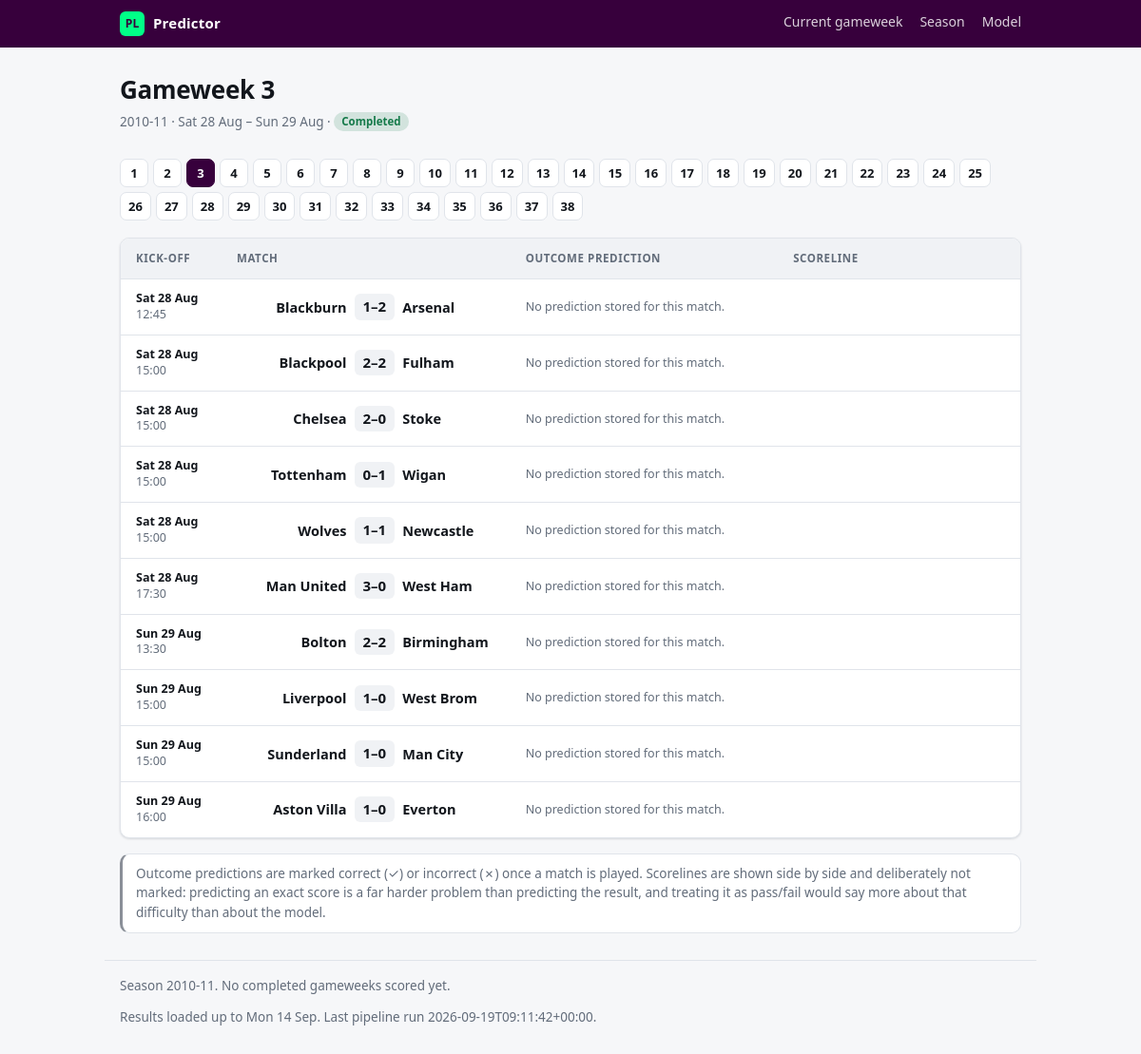
Screenshot of /season/2010-11/gameweek/3 with the database file from the repository.
### tables this page shows
CREATE TABLE matches (
    match_id      TEXT PRIMARY KEY,
    season        TEXT NOT NULL,
    competition   TEXT NOT NULL,
    matchday      INTEGER,
    match_date    TEXT,
    kickoff       TEXT,
    home_team     TEXT NOT NULL,
    away_team     TEXT NOT NULL,
    home_goals    INTEGER,
    away_goals    INTEGER,
    result        TEXT,
    status        TEXT NOT NULL,
    updated_at    TEXT NOT NULL
);

### plpredict/web/app.py (the view)
    @app.route("/season/<season>/gameweek/<int:matchday>")
    def gameweek(season: str, matchday: int):
        with _connection() as conn:
            data = queries.gameweek(conn, season, matchday)
            if not data["matches"]:
                abort(404)
            weeks = queries.season_gameweeks(conn, season)
            return render_template(
                "gameweek.html",
                data=data,
                weeks=weeks,
                season=season,
                seasons=queries.available_seasons(conn),
                record=queries.season_record(conn, season),
                current=queries.current_matchday(conn, season),
                freshness=queries.data_freshness(conn),
            )

### plpredict/data/teams.py (called while the page is built)
def display_name(canonical: str) -> str:
    return DISPLAY_NAMES.get(canonical, canonical)

### plpredict/db.py (called while the page is built, shortened)
@contextmanager
def connect(
    path: Path | str | None = None, *, read_only: bool = False
) -> Iterator[sqlite3.Connection]:
    db_path = Path(path or config.DB_PATH)
    if read_only:
        if not db_path.is_file():
            raise FileNotFoundError(
                f"No database at {db_path}. Build the serving database with "
                "scripts/export_web_db.py, or point PLPRED_DB at one."
            )
        conn = sqlite3.connect(
            f"file:{db_path}?mode=ro&immutable=1", uri=True, timeout=30
        )
        conn.row_factory = sqlite3.Row
        try:
            yield conn
        finally:
            conn.close()
        return

### plpredict/web/queries.py (called while the page is built)
def current_matchday(conn: sqlite3.Connection, season: str) -> int:
    row = conn.execute(
        """
        SELECT MIN(matchday) FROM matches
        WHERE season = ? AND competition = ? AND status != 'played'
        """,
        (season, config.TARGET_COMPETITION),
    ).fetchone()
    if row and row[0] is not None:
        return int(row[0])
    row = conn.execute(
        """
        SELECT MAX(matchday) FROM matches WHERE season = ? AND competition = ?
        """,
        (season, config.TARGET_COMPETITION),
    ).fetchone()
    return int(row[0]) if row and row[0] is not None else 1

def available_seasons(conn: sqlite3.Connection) -> list[str]:
    return [
        row[0]
        for row in conn.execute(
            "SELECT DISTINCT season FROM matches WHERE competition = ? ORDER BY season DESC",
            (config.TARGET_COMPETITION,),
        )
    ]

def data_freshness(conn: sqlite3.Connection) -> dict[str, Any]:
    row = conn.execute(
        "SELECT MAX(updated_at) AS updated, COUNT(*) AS n FROM matches"
    ).fetchone()
    latest_result = conn.execute(
        """
        SELECT MAX(match_date) FROM matches
        WHERE competition = ? AND status = 'played'
        """,
        (config.TARGET_COMPETITION,),
    ).fetchone()
    return {
        "ingested_at": row["updated"],
        "n_matches": row["n"],
        "latest_result_date": latest_result[0] if latest_result else None,
        "today": dt.date.today().isoformat(),
    }

### plpredict/web/templates/gameweek.html (shortened to what this page needs)
{% extends "base.html" %}
{% from "_match.html" import match_row %}
{% block content %}
<section class="gw-head">
  <div class="gw-title">
    <h1>Gameweek {{ data.matchday }}</h1>
    <p class="muted">
      {{ season }}
      {% if data.dates %}
        &middot; {{ data.dates[0] | pretty_date }}{% if data.dates|length > 1 %} &ndash; {{ data.dates[-1] | pretty_date }}{% endif %}
      {% endif %}
      &middot;
      {% if data.is_complete %}<span class="tag done">Completed</span>
      {% elif data.any_played %}<span class="tag live">In progress</span>
      {% else %}<span class="tag upcoming">Upcoming</span>{% endif %}
    </p>
  </div>
</section>
<nav class="gw-nav" aria-label="Gameweeks">
  {% for week in weeks %}
    <a class="chip{% if week.matchday == data.matchday %} chip-active{% endif %}{% if week.is_complete %} chip-done{% endif %}"
       href="{{ url_for('gameweek', season=season, matchday=week.matchday) }}"
       title="Gameweek {{ week.matchday }}{% if week.n_scored %} - {{ week.n_correct }}/{{ week.n_scored }} correct{% endif %}">
      {{ week.matchday }}
    </a>
  {% endfor %}
</nav>
<div class="match-list">
  <div class="match-list-head">
    <span>Kick-off</span><span>Match</span><span>Outcome prediction</span><span>Scoreline</span>
  </div>
  {% for match in data.matches %}
    {{ match_row(match) }}
  {% endfor %}
</div>
<p class="footnote">
  Outcome predictions are marked correct (✓) or incorrect (✗) once a match is played.
  Scorelines are shown side by side and deliberately not marked: predicting an exact
  score is a far harder problem than predicting the result, and treating it as
  pass/fail would say more about that difficulty than about the model.
</p>
{% endblock %}

### plpredict/web/templates/_match.html (shortened to what this page needs)
{% macro match_row(match) %}
<article class="match{% if match.played %} is-played{% endif %}">
  <div class="match-when">
    <span class="date">{{ match.date | pretty_date }}</span>
    <span class="time">{{ match.kickoff or '' }}</span>
  </div>
  <div class="match-teams">
    <span class="team home">{{ match.home_short }}</span>
    <span class="score">
      {% if match.played %}
        {{ match.home_goals }}&ndash;{{ match.away_goals }}
      {% else %}
        <span class="vs">v</span>
      {% endif %}
    </span>
    <span class="team away">{{ match.away_short }}</span>
  </div>
  {% if match.has_prediction %}
    <div class="match-prediction">
      <div class="pred-line">
        <span class="pick pick-{{ match.predicted_outcome | lower }}">{{ match.predicted_label }}</span>
        <span class="conf">{{ match.confidence | percent }} confidence</span>
        {% if match.outcome_correct is not none %}
          <span class="verdict {{ 'ok' if match.outcome_correct else 'bad' }}"
                title="{{ 'Outcome predicted correctly' if match.outcome_correct else 'Outcome predicted incorrectly' }}">
            {{ '✓' if match.outcome_correct else '✗' }}
          </span>
        {% endif %}
      </div>
      {{ probability_bar(match.probabilities, match.predicted_outcome) }}
    </div>
    <div class="match-score">
      <div class="score-pair">
        <span class="label">Predicted score</span>
        <span class="value">{{ match.pred_home_goals }}&ndash;{{ match.pred_away_goals }}</span>
      </div>
      <div class="score-pair">
        <span class="label">Actual</span>
        <span class="value">
          {% if match.played %}{{ match.home_goals }}&ndash;{{ match.away_goals }}{% else %}&mdash;{% endif %}
        </span>
      </div>
      <span class="xg">xG {{ '%.2f' % match.exp_home_goals }}&ndash;{{ '%.2f' % match.exp_away_goals }}</span>
    </div>
  {% else %}
    <div class="match-prediction no-pred">No prediction stored for this match.</div>
  {% endif %}
</article>
{% endmacro %}

### plpredict/web/static/style.css (style rules this page uses)
:root { color-scheme: light dark; --bg: #f6f7f9; --surface: #ffffff; --surface-2: #f0f2f5; --border: #e0e4ea; --text: #12161c; --muted: #626c7a; --home: #2f6fd0; --draw: #8a8f98; --away: #c2410c; --ok: #157a4a; --bad: #b3261e; --accent: #37003c; --radius: 10px; --shadow: 0 1px 2px rgba(16, 24, 40, .06), 0 1px 3px rgba(16, 24, 40, .08); }
* { box-sizing: border-box; }
body { margin: 0; background: var(--bg); color: var(--text); font: 15px/1.55 system-ui, -apple-system, "Segoe UI", Roboto, Helvetica, Arial, sans-serif; -webkit-font-smoothing: antialiased; }
h1 { font-size: 26px; margin: 0 0 4px; letter-spacing: -.01em; }
p { margin: 0 0 12px; }
.muted { color: var(--muted); font-size: 13.5px; }
.gw-head { display: flex; justify-content: space-between; align-items: flex-start; gap: 20px; flex-wrap: wrap; margin-bottom: 16px; }
.tag { display: inline-block; padding: 1px 8px; border-radius: 999px; font-size: 11.5px; font-weight: 600; vertical-align: 1px; }
.tag.done { background: color-mix(in srgb, var(--ok) 16%, transparent); color: var(--ok); }
.notice, .footnote { background: var(--surface); border: 1px solid var(--border); border-left: 3px solid var(--home); border-radius: var(--radius); padding: 10px 14px; color: var(--muted); font-size: 13.5px; margin: 16px 0; }
.footnote { border-left-color: var(--draw); }
.gw-nav { display: flex; flex-wrap: wrap; gap: 5px; margin-bottom: 18px; }
.chip { display: inline-grid; place-items: center; min-width: 30px; height: 30px; padding: 0 8px; border-radius: 7px; border: 1px solid var(--border); background: var(--surface); color: var(--muted); font-size: 13px; font-weight: 600; text-decoration: none; font-variant-numeric: tabular-nums; }
.chip-done { color: var(--text); }
.chip-active { background: var(--accent); border-color: var(--accent); color: #fff; }
.match-list { background: var(--surface); border: 1px solid var(--border); border-radius: var(--radius); overflow: hidden; box-shadow: var(--shadow); }
.match-list-head, .match { display: grid; grid-template-columns: 92px minmax(180px, 1.3fr) minmax(190px, 1.2fr) minmax(150px, 1fr); gap: 14px; align-items: center; padding: 12px 16px; border-bottom: 1px solid var(--border); }
.match:last-child { border-bottom: 0; }
.match-list-head { background: var(--surface-2); color: var(--muted); font-size: 11.5px; text-transform: uppercase; letter-spacing: .05em; font-weight: 600; }
.match-when { font-size: 12.5px; color: var(--muted); line-height: 1.35; }
.match-when .date { display: block; color: var(--text); font-weight: 550; }
.match-teams { display: grid; grid-template-columns: 1fr auto 1fr; gap: 8px; align-items: center; }
.match-teams .team { font-weight: 570; font-size: 14.5px; }
.match-teams .home { text-align: right; }
.match-teams .away { text-align: left; }
.match-teams .score { font-variant-numeric: tabular-nums; font-weight: 700; font-size: 15px; background: var(--surface-2); border-radius: 6px; padding: 2px 9px; white-space: nowrap; }
.no-pred { font-size: 12.5px; color: var(--muted); }

### rows the page displays
matches: match_date "Sat 28 Aug", date|pretty_date "Sat 28 Aug", kickoff "12:45", home_short "Blackburn", home_goals "1", away_goals "2", away_short "Arsenal"
matches: match_date "Sun 29 Aug", date|pretty_date "Sun 29 Aug", kickoff "13:30", home_short "Bolton", home_goals "2", away_goals "2", away_short "Birmingham"
matches: date|pretty_date "Sat 28 Aug", kickoff "15:00", home_short "Blackpool", home_goals "2", away_goals "2", away_short "Fulham"
matches: date|pretty_date "Sat 28 Aug", kickoff "15:00", home_short "Chelsea", home_goals "2", away_goals "0", away_short "Stoke"
matches: date|pretty_date "Sat 28 Aug", kickoff "15:00", home_short "Tottenham", home_goals "0", away_goals "1", away_short "Wigan"
matches: date|pretty_date "Sat 28 Aug", kickoff "15:00", home_short "Wolves", home_goals "1", away_goals "1", away_short "Newcastle"
matches: date|pretty_date "Sat 28 Aug", kickoff "17:30", home_short "Man United", home_goals "3", away_goals "0", away_short "West Ham"
matches: date|pretty_date "Sun 29 Aug", kickoff "15:00", home_short "Liverpool", home_goals "1", away_goals "0", away_short "West Brom"
matches: date|pretty_date "Sun 29 Aug", kickoff "15:00", home_short "Sunderland", home_goals "1", away_goals "0", away_short "Man City"
matches: date|pretty_date "Sun 29 Aug", kickoff "16:00", home_short "Aston Villa", home_goals "1", away_goals "0", away_short "Everton"

### other values shown
{{ data.matchday }} "3"
{{ season }} "2010-11"
{{ week.matchday }} "1" "2" "3" "4" "5" "6" "7" "8" "9" "10" "11" "12" "13" "14" "15" "16" "17" "18" "19" "20" "21" "22" "23" "24" "25" "26" "27" "28" "29" "30" "31" "32" "33" "34" "35" "36" "37" "38"
{{ freshness.latest_result_date | pretty_date }} "Mon 14 Sep"
{{ freshness.ingested_at }} "2026-09-19T09:11:42+00:00"
